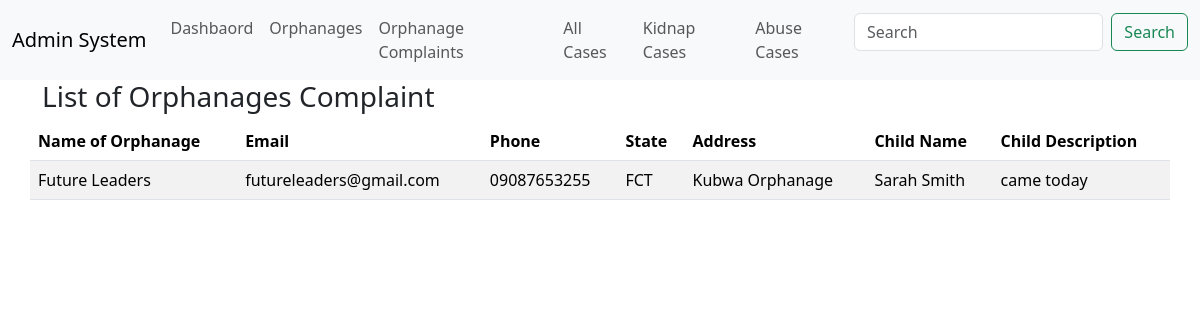
/admin/orphanage_incident.php, run on the app's committed database.
### tables this page shows
CREATE TABLE `tb_orphanage_incident` (
  `incident_id` int(11) NOT NULL,
  `id` int(11) DEFAULT NULL,
  `child_name` varchar(25) DEFAULT NULL,
  `child_description` varchar(25) DEFAULT NULL,
  `date_` date DEFAULT current_timestamp()
);

CREATE TABLE `orphanage` (
  `id` int(11) NOT NULL,
  `name_` varchar(25) DEFAULT NULL,
  `state` varchar(25) DEFAULT NULL,
  `address` varchar(25) DEFAULT NULL,
  `password` varchar(50) DEFAULT '1234',
  `email` varchar(50) DEFAULT NULL,
  `phone` varchar(15) DEFAULT NULL
);

### admin/orphanage_incident.php (the view, shortened to what this page needs)
<body>
    <head>
        <link href="https://cdn.jsdelivr.net/npm/bootstrap@5.3.3/dist/css/bootstrap.min.css" rel="stylesheet">
        <link rel="stylesheet" type="text/css" href="https://cdn.datatables.net/2.0.3/css/dataTables.dataTables.css">
    </head>
    <?php
    include 'header.php';
    include '../connect.php';
    $sql = "SELECT * FROM tb_orphanage_incident join orphanage on orphanage.id = tb_orphanage_incident.id";
    $result = $conn->query($sql);
    ?>
    <div class="container">
        <div class="row">
            <h3>List of Orphanages Complaint</h3>
            <table id="example" class="table table-hover table-striped display">
                <thead>
                    <tr>
                        <th>Name of Orphanage</th>
                        <th>Email</th>
                        <th>Phone</th>
                        <th>State</th>
                        <th>Address</th>
                        <th>Child Name</th>
                        <th>Child Description</th>
                    </tr>
                </thead>
                <tbody>
                    <?php
                    if ($result->num_rows > 0) {
                        while ($row = $result->fetch_assoc()) {
                            echo "<tr>";
                            echo "<td>" . $row["name_"] . "</td>";
                            echo "<td>" . $row["email"] . "</td>";
                            echo "<td>" . $row["phone"] . "</td>";
                            echo "<td>" . $row["state"] . "</td>";
                            echo "<td>" . $row["address"] . "</td>";
                            echo "<td>" . $row["child_name"] . "</td>";
                            echo "<td>" . $row["child_description"] . "</td>";
                            echo "</tr>";
                        }
                    } else {
                        echo "<tr><td colspan='6'>No data found</td></tr>";
                    }
                    ?>
                </tbody>
            </table>
        </div>
    </div>
</body>

### data on the page
tb_orphanage_incident: id.name_ "Future Leaders", id.email "futureleaders@gmail.com", id.phone "09087653255", id.state "FCT", id.address "Kubwa Orphanage", child_name "Sarah Smith", child_description "came today"
